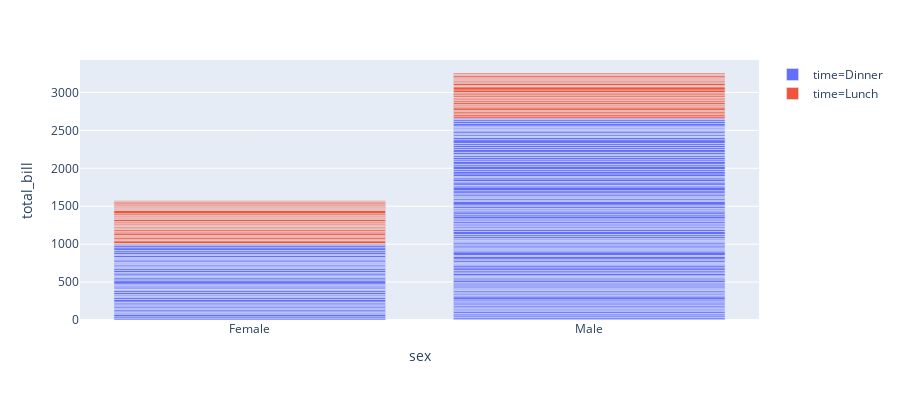

Notebook source saved alongside this figure:
### Code cell
df = px.data.tips()
fig = px.bar(
    df,
    x='sex', y='total_bill',
    color='time',
    height=400)
fig

### Figure 1 — Plotly figure (JSON) as saved in the notebook; plotly's stock layout.template omitted (floating-point values rounded to 4 significant figures; data arrays with more than 128 entries replaced by an {"elided": "..."} marker saying what was removed)
{"data": [{"alignmentgroup": "True", "hoverlabel": {"namelength": 0}, "hovertemplate": "time=Dinner<br>sex=%{x}<br>total_bill=%{y}", "legendgroup": "time=Dinner", "marker": {"color": "#636efa"}, "name": "time=Dinner", "offsetgroup": "time=Dinner", "orientation": "v", "showlegend": true, "textposition": "auto", "type": "bar", "x": {"elided": "176 str values"}, "xaxis": "x", "y": {"elided": "176 float values"}, "yaxis": "y"}, {"alignmentgroup": "True", "hoverlabel": {"namelength": 0}, "hovertemplate": "time=Lunch<br>sex=%{x}<br>total_bill=%{y}", "legendgroup": "time=Lunch", "marker": {"color": "#EF553B"}, "name": "time=Lunch", "offsetgroup": "time=Lunch", "orientation": "v", "showlegend": true, "textposition": "auto", "type": "bar", "x": ["Male", "Male", "Male", "Male", "Male", "Female", "Male", "Male", "Female", "Male", "Male", "Male", "Male", "Female", "Female", "Female", "Male", "Female", "Male", "Male", "Female", "Female", "Male", "Female", "Female", "Male", "Male", "Female", "Female", "Female", "Female", "Female", "Female", "Female", "Male", "Female", "Female", "Male", "Male", "Female", "Female", "Female", "Female", "Female", "Male", "Male", "Female", "Male", "Male", "Male", "Male", "Male", "Female", "Female", "Male", "Male", "Female", "Female", "Female", "Male", "Female", "Male", "Female", "Male", "Female", "Male", "Female", "Female"], "xaxis": "x", "y": [27.2, 22.76, 17.29, 19.44, 16.66, 10.07, 32.68, 15.98, 34.83, 13.03, 18.28, 24.71, 21.16, 10.65, 12.43, 24.08, 11.69, 13.42, 14.26, 15.95, 12.48, 29.8, 8.52, 14.52, 11.38, 22.82, 19.08, 20.27, 11.17, 12.26, 18.26, 8.51, 10.33, 14.15, 16, 13.16, 17.47, 34.3, 41.19, 27.05, 16.43, 8.35, 18.64, 11.87, 9.78, 7.51, 19.81, 28.44, 15.48, 16.58, 7.56, 10.34, 43.11, 13, 13.51, 18.71, 12.74, 13, 16.4, 20.53, 16.47, 12.16, 13.42, 8.58, 15.98, 13.42, 16.27, 10.09], "yaxis": "y"}], "layout": {"barmode": "relative", "height": 400, "legend": {"tracegroupgap": 0}, "margin": {"t": 60}, "xaxis": {"anchor": "y", "domain": [0, 1], "title": {"text": "sex"}}, "yaxis": {"anchor": "x", "domain": [0, 1], "title": {"text": "total_bill"}}}}
